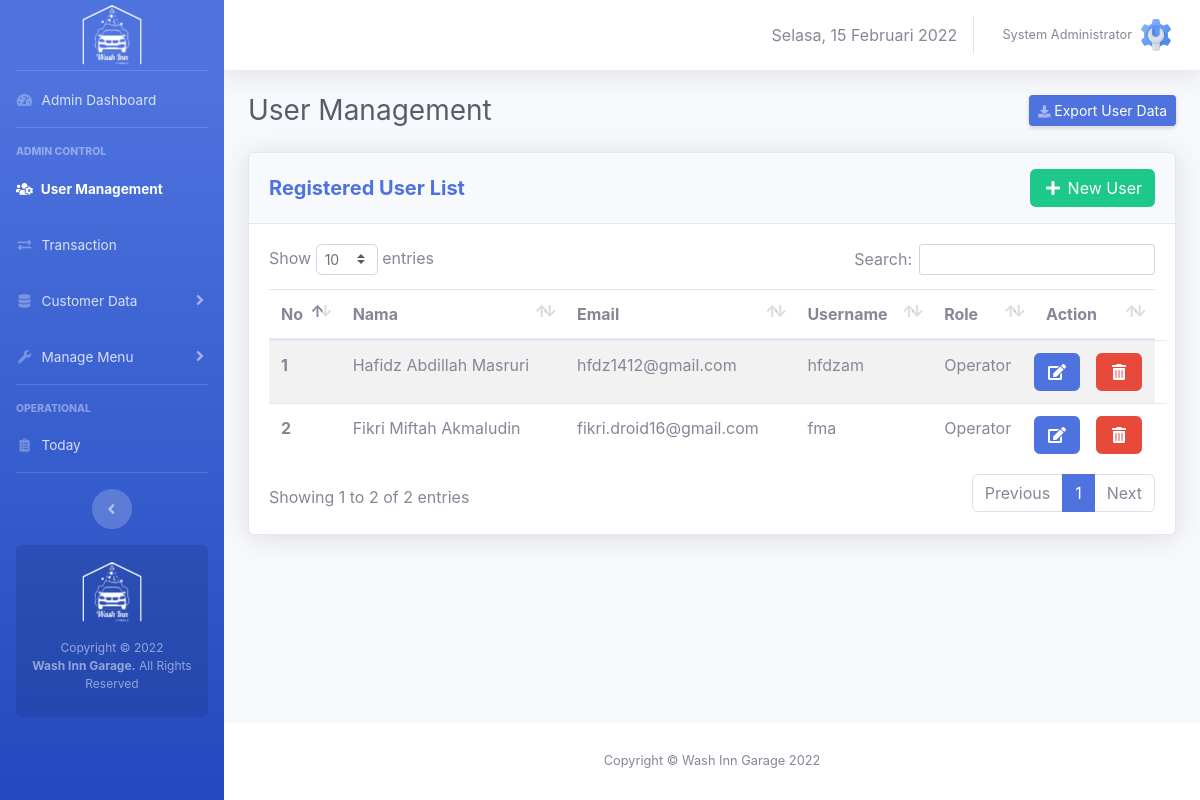
The app's page /admin/manage-user.php (signed in) with its own data.
### tables this page shows
CREATE TABLE `users` (
  `id` int(11) NOT NULL,
  `fullname` varchar(50) NOT NULL,
  `email` varchar(50) NOT NULL,
  `phone` varchar(15) NOT NULL DEFAULT 'n/a',
  `username` varchar(50) NOT NULL,
  `role` enum('admin','operator') NOT NULL,
  `password` varchar(255) NOT NULL
);

### core/init.php (called while the page is built, shortened)
<?php
if (!empty($_SERVER['HTTPS']) && ('on' == $_SERVER['HTTPS'])) {
  $home = 'https://';
} else {
  $home = 'http://';
}
$home   .= $_SERVER['HTTP_HOST'] . '/washinngarage';
$assets  = $home . '/assets';

### admin/admin-only.php (called while the page is built)
<?php
require_once '../core/init.php';
if (isset($_SESSION['wig_user'])) {
    $username = $_SESSION['wig_user'];
    if (checkRole($username) != 'admin') {
        header("Location: " . $home . "/operator/");
    }
} else {
    header("Location: " . $home . "/login.php");
}
$current_user = $_SESSION['wig_user']
?>

### core/user.php (called while the page is built, shortened)
<?php
function checkRole($username)
{
	global $link;
	$username = mysqli_real_escape_string($link, $username);
	$query = "SELECT role FROM users WHERE username = '$username'";
	$result = mysqli_query($link, $query);
	$data 	= mysqli_fetch_assoc($result);
	return $data['role'];
}
function getUserByUsername($username)
{
	global $link;
	$username = mysqli_real_escape_string($link, $username);
	$query = "SELECT * FROM users WHERE username = '$username'";
	$result = mysqli_query($link, $query);
	$data = mysqli_fetch_assoc($result);
	return $data;
}

### admin/manage-user.php (the view, shortened to what this page needs)
<?php
require_once 'admin-only.php';
$activePageLvl = 1;
$query_getUser = "SELECT * FROM users WHERE username != '$current_user'";
$execute_getUser = mysqli_query($link, $query_getUser);
$i = 1;
?>
<!DOCTYPE html>
<html>
<head>
    <link rel="stylesheet" type="text/css" href="<?= $assets ?>/css/sb-admin-2.min.css">
    <link href="<?= $assets ?>/vendor/fontawesome-free/css/all.min.css" rel="stylesheet" type="text/css">
    <link href="<?= $assets ?>/vendor/datatables/dataTables.bootstrap4.min.css" rel="stylesheet">
</head>
<body class="page-top">
    <div id="wrapper">
        <?php require_once 'view-template/sidebar.php'; ?>
        <div id="content-wrapper" class="d-flex flex-column">
            <div id="content">
                <?php require_once 'view-template/topbar.php'; ?>
                <div class="container-fluid">
                    <div class="d-sm-flex align-items-center justify-content-between mb-4">
                        <h1 class="h3 mb-0 text-gray-800">User Management</h1>
                        <a target="_blank" href="download-builder/user-data-download.php" class="d-none d-sm-inline-block btn btn-sm btn-primary shadow-sm"><i class="fas fa-download fa-sm text-white-50"></i> Export User Data</a>
                    </div>
                    <div class="row">
                        <div class="col-xl-12 col-lg-12">
                            <div class="card shadow mb-4">
                                <div class="card-header py-3 d-flex flex-row align-items-center justify-content-between">
                                    <h5 class="m-0 font-weight-bold text-primary">Registered User List</h5>
                                    <a href="new-user.php" class="btn btn-success"><i class="fas fa-plus fa-fw"></i> New User</a>
                                </div>
                                <div class="card-body">
                                    <table class="table table-striped " id="usersTable">
                                        <thead>
                                            <tr>
                                                <th scope="col">No</th>
                                                <th scope="col">Nama</th>
                                                <th scope="col">Email</th>
                                                <th scope="col">Username</th>
                                                <th scope="col">Role</th>
                                                <th scope="col">Action</th>
                                            </tr>
                                        </thead>
                                        <tbody>
                                            <?php while ($result_getUser = mysqli_fetch_assoc($execute_getUser)) { ?>
                                                <tr>
                                                    <th scope="row"><?= $i ?></th>
                                                    <td><?= $result_getUser['fullname'] ?></td>
                                                    <td><?= $result_getUser['email'] ?></td>
                                                    <td><?= $result_getUser['username'] ?></td>
                                                    <td><?php if ($result_getUser['role'] == 'admin') {
                                                            echo "Admin";
                                                        } elseif ($result_getUser['role'] == 'operator') {
                                                            echo "Operator";
                                                        } else {
                                                            echo "";
                                                        };  ?></td>
                                                    <td class="row">
                                                        <form action="edit-user.php" method="post">
                                                            <button class="btn btn-primary" type="submit" name="btnEditUser" value="<?= $result_getUser['id'] ?>"><i class="fas fa-edit fa-fw"></i>
                                                            </button>
                                                        </form>&emsp;
                                                        <button class="btn btn-danger" data-toggle="modal" onclick="del_conf('<?= $result_getUser['username'] ?>','<?= $result_getUser['id'] ?>')" data-target="#modalDeleteUser">
                                                            <i class="fas fa-trash-alt fa-fw"></i>
                                                        </button>
                                                    </td>
                                                </tr>
                                            <?php
                                                $i++;
                                            }
                                            ?>
                                        </tbody>
                                    </table>
                                </div>
                            </div>
                        </div>
                    </div>
                </div>
            </div>
            <?php require_once "view-template/footer.php" ?>
        </div>
    </div>
</body>
</html>

### admin/view-template/sidebar.php (shortened to what this page needs)
<?php
if ($activePageLvl == 0) {
    $lvl0 = 'active';
} elseif ($activePageLvl == 1) {
    $lvl1 = 'active';
} elseif ($activePageLvl == 2) {
    $lvl2 = 'active';
} elseif ($activePageLvl == 3) {
    $lvl3 = 'active';
} elseif ($activePageLvl == 4) {
    $lvl4 = 'active';
} elseif ($activePageLvl == 5) {
    $lvl5 = 'active';
}
?>
<ul class="navbar-nav bg-gradient-primary sidebar sidebar-dark accordion" id="accordionSidebar">
    <a class="sidebar-brand d-flex align-items-center justify-content-center" href="index.php">
        <div class="sidebar-brand-icon">
            <img src="<?= $assets ?>/img/logo-white.png" width=60px>
        </div>
    </a>
    <hr class="sidebar-divider my-0">
    <li class="nav-item <?= $lvl0 ?>">
        <a class="nav-link" href="<?= $home ?>/admin">
            <i class="fas fa-fw fa-tachometer-alt"></i>
            <span>Admin Dashboard</span>
        </a>
    </li>
    <hr class="sidebar-divider">
    <div class="sidebar-heading">
        Admin Control
    </div>
    <li class="nav-item <?= $lvl1 ?>">
        <a class="nav-link" href="manage-user.php">
            <i class="fas fa-fw fa-users-cog"></i>
            <span>User Management</span>
        </a>
    </li>
    <li class="nav-item <?= $lvl2 ?>">
        <a class="nav-link" href="transactions.php">
            <i class="fas fa-fw fa-exchange-alt"></i>
            <span>Transaction</span>
        </a>
    </li>
    <li class="nav-item <?= $lvl3 ?>">
        <a class="nav-link collapsed" href="#" data-toggle="collapse" data-target="#collapseMenu2" aria-expanded="true" aria-controls="collapseMenu2">
            <i class="fas fa-fw fa-database"></i>
            <span>Customer Data</span>
        </a>
    </li>
    <li class="nav-item <?= $lvl4 ?>">
        <a class="nav-link collapsed" href="#" data-toggle="collapse" data-target="#collapseMenu" aria-expanded="true" aria-controls="collapseMenu">
            <i class="fas fa-fw fa-wrench"></i>
            <span>Manage Menu</span>
        </a>
    </li>
    <hr class="sidebar-divider">
    <div class="sidebar-heading">
        Operational
    </div>
    <li class="nav-item <?= $lvl5 ?>">
        <a class="nav-link" href="active-order.php">
            <i class="fas fa-fw fa-clipboard-list"></i>
            <span>Today</span></a>
    </li>
    <hr class="sidebar-divider d-none d-md-block">
    <div class="text-center d-none d-md-inline">
        <button class="rounded-circle border-0" id="sidebarToggle"></button>
    </div>
    <div class="sidebar-card d-none d-lg-flex">
        <img class="mb-3" src="<?= $assets ?>/img/logo-white.png" width=60px>
        <p class="text-center mb-2">Copyright &copy; 2022 <br><strong>Wash Inn Garage.</strong> All Rights Reserved</p>
    </div>
</ul>

### admin/view-template/topbar.php (shortened to what this page needs)
<?php
$userdetail = getUserByUsername($current_user);
?>
<nav class="navbar navbar-expand navbar-light bg-white topbar mb-4 static-top shadow">
    <ul class="navbar-nav ml-auto">
        <li class="nav-item d-none d-lg-inline my-auto">
            <span id="tgl"></span>
        </li>
        <li class="nav-item dropdown no-arrow">
            <a class="nav-link dropdown-toggle" href="#" id="userDropdown" role="button" data-toggle="dropdown" aria-haspopup="true" aria-expanded="false">
                <span class="mr-2 d-none d-lg-inline text-gray-600 small"><?= $userdetail['fullname'] ?></span>
                <img class="img-profile rounded-circle" src="<?= $assets ?>/img/admin2.png">
            </a>
        </li>
    </ul>
</nav>

### admin/view-template/footer.php
<footer class="sticky-footer bg-white">
    <div class="container my-auto">
        <div class="copyright text-center my-auto">
            <span>Copyright &copy; Wash Inn Garage 2022</span>
        </div>
    </div>
</footer>

### records on screen
users: fullname "System Administrator"
users: fullname "Hafidz Abdillah Masruri", email "hfdz1412@gmail.com", username "hfdzam", role "Operator", $result_getUser['id'] 2 (drawn)
users: fullname "Fikri Miftah Akmaludin", email "fikri.droid16@gmail.com", username "fma", role "Operator", $result_getUser['id'] 3 (drawn)
